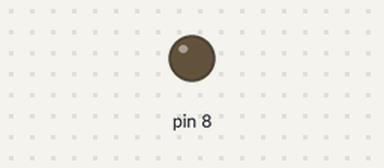
Bench run of a sketch on a simulated Arduino Uno, built with avr-gcc and run on an emulated ATmega328P. Shown: output pins drawn as LEDs (lit = HIGH).

Above: at 0.05 s.
At 3.25 s:
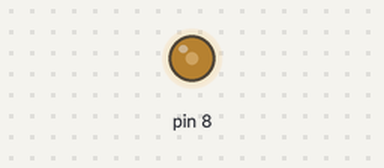
At 10.95 s:
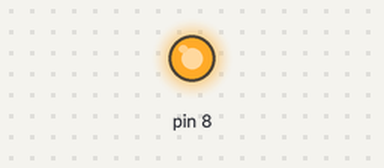
Timing chart, 0 to 14.3 s (numbered marks = the images above):
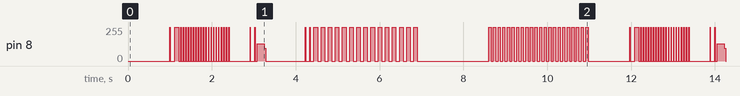

Measured:
- by itself, pin 8: moves between 0/255 and 255/255, repeating every 11.0 s

The sketch:

relay_blink.ino
```cpp
void setup() {
  // put your setup code here, to run once:
  pinMode(8, OUTPUT);

}

void loop() {
  // put your main code here, to run repeatedly:
  digitalWrite(8, LOW);
  delay(1000);
  digitalWrite(8, HIGH);
  delay(10);

  digitalWrite(8, LOW);
  delay(100);
  digitalWrite(8, HIGH);
  delay(100);

  for (int i = 0; i<20; i++)
  {
   digitalWrite(8, LOW);
  delay(50);
  digitalWrite(8, HIGH);
  delay(10);
  }

  digitalWrite(8, LOW);
  delay(500);
  digitalWrite(8, HIGH);
  delay(10);

  digitalWrite(8, LOW);
  delay(100);
  digitalWrite(8, HIGH);
  delay(10);

  for (int i = 0; i<20; i++)
  {
   digitalWrite(8, LOW);
  delay(5);
  digitalWrite(8, HIGH);
  delay(5);
  }

  digitalWrite(8, LOW);
  delay(1000);
  digitalWrite(8, HIGH);
  delay(10);

  digitalWrite(8, LOW);
  delay(100);
  digitalWrite(8, HIGH);
  delay(10);

  for (int i = 0; i<15; i++)
  {
   digitalWrite(8, LOW);
  delay(85);
  digitalWrite(8, HIGH);
  delay(85);
  }

  for (int i = 0; i<25; i++)
  {
   digitalWrite(8, LOW);
  delay(60);
  digitalWrite(8, HIGH);
  delay(6);
  }

  for (int i = 0; i<22; i++)
  {
   digitalWrite(8, LOW);
  delay(55);
  digitalWrite(8, HIGH);
  delay(55);
  }

}
```
